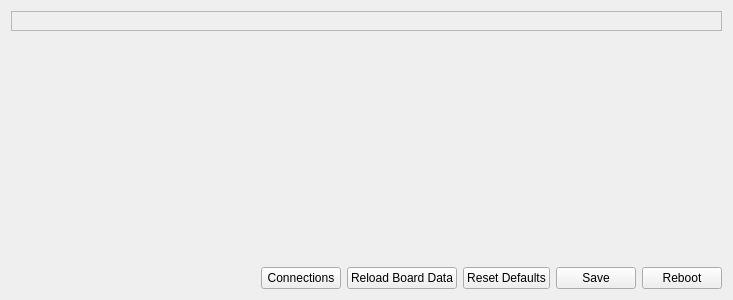
<?xml version="1.0" encoding="UTF-8"?>
<ui version="4.0">
 <class>DefaultHwSettings</class>
 <widget class="QWidget" name="DefaultHwSettings">
  <property name="geometry">
   <rect>
    <x>0</x>
    <y>0</y>
    <width>733</width>
    <height>300</height>
   </rect>
  </property>
  <property name="windowTitle">
   <string>Form</string>
  </property>
  <layout class="QVBoxLayout" name="verticalLayout">
   <item>
    <widget class="QFrame" name="portSettingsFrame">
     <property name="frameShape">
      <enum>QFrame::StyledPanel</enum>
     </property>
     <property name="frameShadow">
      <enum>QFrame::Raised</enum>
     </property>
     <layout class="QFormLayout" name="portSettingsLayout"/>
    </widget>
   </item>
   <item>
    <spacer name="verticalSpacer">
     <property name="orientation">
      <enum>Qt::Vertical</enum>
     </property>
     <property name="sizeHint" stdset="0">
      <size>
       <width>20</width>
       <height>40</height>
      </size>
     </property>
    </spacer>
   </item>
   <item>
    <layout class="QHBoxLayout" name="horizontalLayout">
     <item>
      <spacer name="horizontalSpacer_2">
       <property name="orientation">
        <enum>Qt::Horizontal</enum>
       </property>
       <property name="sizeHint" stdset="0">
        <size>
         <width>40</width>
         <height>20</height>
        </size>
       </property>
      </spacer>
     </item>
     <item>
      <widget class="QPushButton" name="ccAttitudeHelp">
       <property name="sizePolicy">
        <sizepolicy hsizetype="Fixed" vsizetype="Fixed">
         <horstretch>0</horstretch>
         <verstretch>0</verstretch>
        </sizepolicy>
       </property>
       <property name="maximumSize">
        <size>
         <width>32</width>
         <height>32</height>
        </size>
       </property>
       <property name="text">
        <string/>
       </property>
       <property name="icon">
        <iconset resource="../coreplugin/core.qrc">
         <normaloff>:/core/images/helpicon.svg</normaloff>:/core/images/helpicon.svg</iconset>
       </property>
       <property name="iconSize">
        <size>
         <width>32</width>
         <height>32</height>
        </size>
       </property>
       <property name="flat">
        <bool>true</bool>
       </property>
      </widget>
     </item>
     <item>
      <widget class="QPushButton" name="btnConnection">
       <property name="text">
        <string>Connections</string>
       </property>
       <property name="objrelation" stdset="0">
        <stringlist>
         <string>button:connectiondiagram</string>
        </stringlist>
       </property>
      </widget>
     </item>
     <item>
      <widget class="QPushButton" name="reloadButton">
       <property name="sizePolicy">
        <sizepolicy hsizetype="Minimum" vsizetype="Fixed">
         <horstretch>0</horstretch>
         <verstretch>0</verstretch>
        </sizepolicy>
       </property>
       <property name="minimumSize">
        <size>
         <width>0</width>
         <height>0</height>
        </size>
       </property>
       <property name="maximumSize">
        <size>
         <width>16777215</width>
         <height>16777215</height>
        </size>
       </property>
       <property name="toolTip">
        <string>Reloads the saved settings into GCS.
Useful if you have accidentally changed some settings.</string>
       </property>
       <property name="styleSheet">
        <string notr="true"/>
       </property>
       <property name="text">
        <string>Reload Board Data</string>
       </property>
       <property name="iconSize">
        <size>
         <width>16</width>
         <height>16</height>
        </size>
       </property>
       <property name="objrelation" stdset="0">
        <stringlist>
         <string>button:reload</string>
         <string>buttongroup:1</string>
        </stringlist>
       </property>
      </widget>
     </item>
     <item>
      <widget class="QPushButton" name="defaultsButton">
       <property name="toolTip">
        <string>&lt;html&gt;&lt;head/&gt;&lt;body&gt;&lt;p&gt;Reset all settings to defaults.&lt;/p&gt;&lt;/body&gt;&lt;/html&gt;</string>
       </property>
       <property name="text">
        <string>Reset Defaults</string>
       </property>
       <property name="objrelation" stdset="0">
        <stringlist>
         <string>button:default</string>
         <string>buttongroup:1</string>
        </stringlist>
       </property>
      </widget>
     </item>
     <item>
      <widget class="QPushButton" name="saveButton">
       <property name="toolTip">
        <string>Click to permanently save the accel bias in the CopterControl Flash.</string>
       </property>
       <property name="text">
        <string>Save</string>
       </property>
       <property name="objrelation" stdset="0">
        <stringlist>
         <string>button:save</string>
        </stringlist>
       </property>
      </widget>
     </item>
     <item>
      <widget class="QPushButton" name="rebootButton">
       <property name="toolTip">
        <string>&lt;html&gt;&lt;head/&gt;&lt;body&gt;&lt;p&gt;Reboot the board. Saved settings will be applied, unsaved settings will be lost.&lt;/p&gt;&lt;/body&gt;&lt;/html&gt;</string>
       </property>
       <property name="text">
        <string>Reboot</string>
       </property>
       <property name="objrelation" stdset="0">
        <stringlist>
         <string>button:reboot</string>
        </stringlist>
       </property>
      </widget>
     </item>
    </layout>
   </item>
  </layout>
 </widget>
 <resources>
  <include location="../coreplugin/core.qrc"/>
  <include location="../coreplugin/core.qrc"/>
 </resources>
 <connections/>
</ui>
